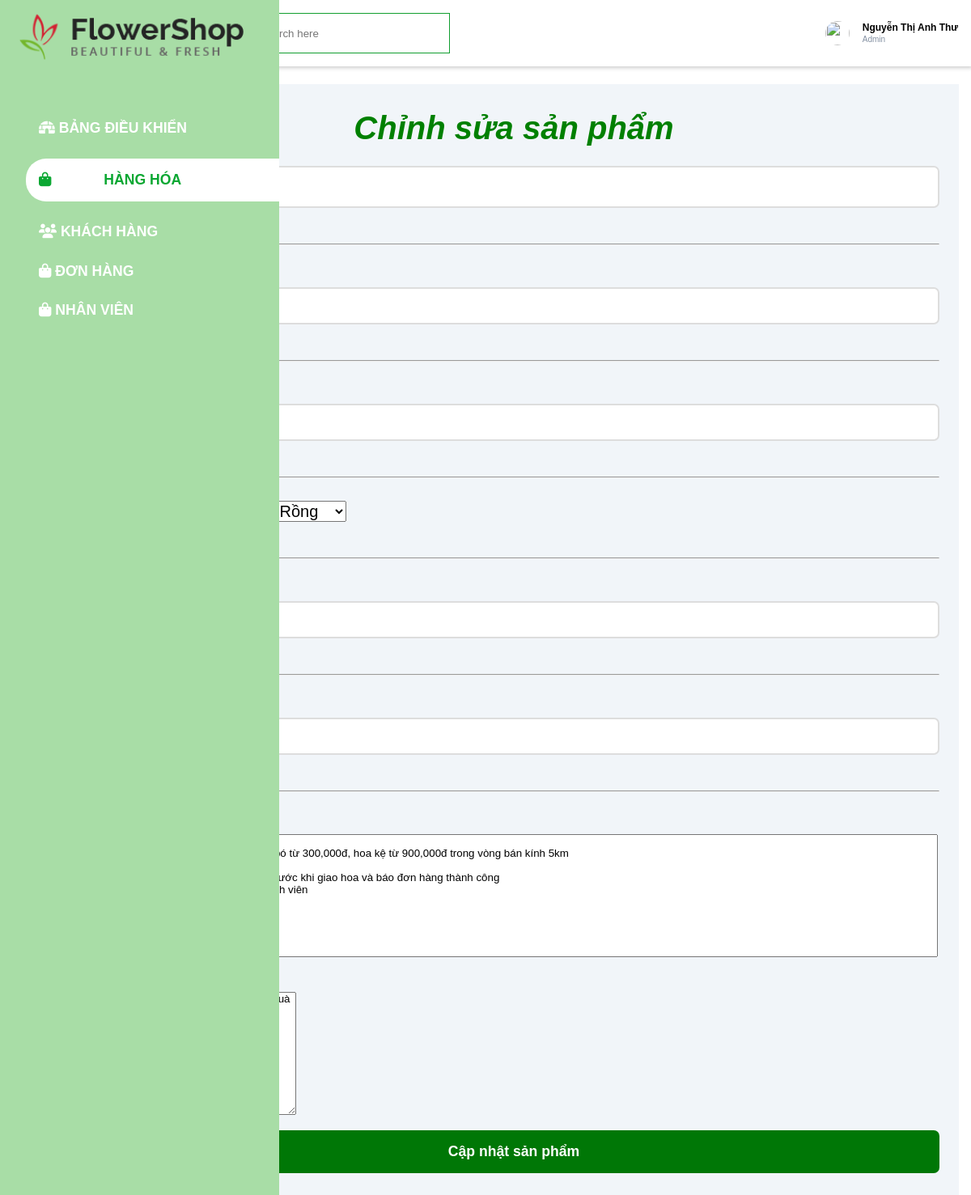
The app's page /editproduct.php?mshh=62 (signed in) with its own data.
### tables this page shows
CREATE TABLE `hanghoa` (
  `MSHH` int(11) NOT NULL,
  `TenHH` varchar(100) NOT NULL,
  `MoTaHH` text NOT NULL,
  `Gia` int(20) NOT NULL,
  `MaLoaiHH` int(11) NOT NULL,
  `SoLuongHang` int(11) NOT NULL,
  `GhiChu` text NOT NULL,
  `NgayTao` datetime NOT NULL
);

### editproduct.php (the view, shortened to what this page needs)
<!DOCTYPE html>
<html lang="en">
<head>
    <link rel="stylesheet" href="css/admin.css?v=<?php echo time(); ?>">
    <link rel="stylesheet" href="css/login.css?v=<?php echo time(); ?>">
</head>
<?php
include_once("./connect.php");
$mshh = isset($_GET['mshh']) ? $_GET['mshh'] : "";
$sql = "SELECT * FROM hanghoa WHERE MSHH='$mshh'";
$query = mysqli_query($conn, $sql);
?>
<body>
    <div class="sidebar">
        <div class="sidebar-brand">
            <img src="img/logo.png" alt="logo" height="60px">
        </div>
        <div class="sidebar-menu">
            <ul>
                <li>
                    <a href="admin.php"><span class="fas fa-igloo"></span>
                        <span>BẢNG ĐIỀU KHIỂN</span></a>
                </li>
                <li>
                    <a href="product.php" class="active"><span class="fas fa-shopping-bag"></span>
                        <span>HÀNG HÓA</span></a>
                </li>
                <li>
                    <a href="customer.php"><span class="fas fa-users"></span>
                        <span>KHÁCH HÀNG</span></a>
                </li>
                <li>
                    <a href="order.php"><span class="fas fa-shopping-bag"></span>
                        <span>ĐƠN HÀNG</span></a>
                </li>
                <li>
                    <a href="nhanvien.php"><span class="fas fa-shopping-bag"></span>
                        <span>NHÂN VIÊN</span></a>
                </li>
            </ul>
        </div>
    </div>
    <div class="main-content">
        <header>
            <h2 style="margin-top: 10px">
                <label for="nav-toggle">
                </label>
                <span id="dashboard">BẢNG ĐIỀU KHIỂN</span>
            </h2>
            <div class="search-wrapper">
                <input type="search" placeholder="Search here">
            </div>
            <div class="user-wrapper" style="cursor: pointer;">
                <img src="img/admin/AnhThu.PNG" width="30px" height="30px" alt="">
                <div>
                    <h4>Nguyễn Thị Anh Thư</h4>
                    <small>Admin</small>
                </div>
            </div>
        </header>
        <main class="edit_main">
            <form enctype="multipart/form-data" action="editproduct.php?mshh=<?php echo $mshh; ?>" method="POST">
                <?php
                if ($row = mysqli_fetch_array($query)) {
                ?>
                    <div class="edit-header">
                        <h1><b><i>Chỉnh sửa sản phẩm</i></b> </h1>
                    </div>
                    <div class="form-input-group">
                        <label class="form-label">Hình ảnh </label>
                        <input type="file" id="anh" name="anh[]" multiple class="form-input">
                    </div>
                    <br><br>
                    <hr><br><br>
                    <div class="form-input-group">
                        <label class="form-label">MSHH</label>
                        <input value="<?php echo $row['MSHH'] ?>" required type="text" id="mshh" name="mshh" class="form-input" disabled>
                    </div>
                    <br><br>
                    <hr><br><br>
                    <div class="form-input-group">
                        <label class="form-label">Tên sản phẩm</label>
                        <input value="<?php echo $row['TenHH'] ?>" required type="text" id="tenhh" name="tenhh" class="form-input" autofocus placeholder="Tên hàng hóa">
                    </div>
                    <br><br>
                    <hr><br><br>
                    <div class="form-input-group">
                        <label class="form-label">Loại sản phẩm</label>
                    </div>
                    <br><br>
                    <hr><br><br>
                    <div class="form-input-group">
                        <label for="signupPassword2" class="form-label">Giá sản phẩm</label>
                        <input value="<?php echo $row['Gia'] ?>" required min='0' type="number" id="gia" name="gia" class="form-input" autofocus placeholder="Gia san pham">
                    </div>
                    <br><br>
                    <hr><br><br>
                    <div class="form-input-group">
                        <label for="signupPassword2" class="form-label">Số lượng</label>
                        <input value="<?php echo $row['SoLuongHang'] ?>" min='0' required type="number" id="soluong" class="form-input" name="soluong" autofocus placeholder="So luong">
                    </div>
                    <br><br>
                    <hr><br><br>
                    <div class="form-input-group">
                        <label for="chitietsp" class="form-label">Mô tả sản phẩm</label>
                        <textarea name="chitietsp" id="chitietsp" cols="30" rows="10"><?= $row['MoTaHH'] ?>
                        </textarea>
                    </div>
                    <div class="form-input-group">
                        <label for="ghichu" class="form-label">Ghi chu sản phẩm</label>
                    </div>
                    <button name='updateproduct' class="form-button" type="submit">Cập nhật sản phẩm</button>
                <?php
                }
                ?>
        </main>
    </div>
</body>
</html>

### css/admin.css (style rules this page uses)
:root { --main-color: #0ba732; --color-dark: #1d2231; --text-grey: #8390a2; }
* { padding: 0; margin: 0; box-sizing: border-box; list-style-type: none; text-decoration: none; font-family: 'Poppins', sans-serif; transition: all 0.1s; }
.sidebar { width: 300px; position: fixed; left: 0; top: 0; height: 100%; background-color:rgb(168, 221, 166); z-index: 100; transition: margin-left 300ms; }
.sidebar-brand { height: 100px; padding: 2.5rem 0rem 0rem 1rem ; color: #fff; position: relative; top: -1.5rem; left: -0.5rem; }
.sidebar-menu { margin-top: 3rem; }
.sidebar-menu li { width: 100%; margin-bottom: 1.7rem; padding-left: 1rem; }
.sidebar-menu a.active span:last-child { margin-left: 60px; }
.sidebar-menu a { padding-left: 1rem; display: block; color: #fff; font-weight: bold; font-size: 1.1rem; transition: all 0.3s; }
.sidebar-menu a.active { background: #fff; padding-top: 1rem; padding-bottom: 1rem; color: var(--main-color); border-radius: 25px 0px 0px 25px; transition: all 0.3s; }
.main-content { transition: margin-left 300ms; margin-left: 345px; }
header { display: flex; justify-content: space-between; padding: 1rem; box-shadow: 2px 2px 5px rgba(0,0,0,0.2); position: fixed; left: 345px; width: calc(100% - 345px); top: 0 ; z-index: 100; background: #fff; transition: left 300ms; }
header h2 { color: #222; }
.search-wrapper { border: 1px solid rgb(17, 158, 47); height: 50px; margin-left: -500px; display: flex; align-items: center; overflow-x: hidden; width: 300px; }
.search-wrapper input { height: 100%; padding: .5rem; border: none; outline: none; }
.user-wrapper { display: flex; align-items: center; }
.user-wrapper img { border-radius: 50%; margin-right: 1rem; }
.user-wrapper small { display: inline-block; color: var(--text-grey); }
main { margin-top: 85px; padding: 2rem 1.5rem; background: #f1f5f9; min-height: calc(100vh - 90px); }
.edit_main { margin-bottom: -700px; width: 1100px; }
.edit-header { font-size: 20px; text-align: center; color: green; }
#chitietsp { width: 1050px; }
div { font-size: 12px; }
#chitietsp { resize: none; }
@media only screen and (max-width: 1200px) { .sidebar { width: 70px; } }
@media only screen and (max-width: 1200px) { .sidebar li, .sidebar .sidebar-brand { padding-left: 1rem; text-align: center; } }
@media only screen and (max-width: 1200px) { .sidebar li a { padding-left: 0rem; } }
@media only screen and (max-width: 1200px) { .sidebar li a span:last-child { display: none; } }
@media only screen and (max-width: 1200px) { .main-content { margin-left: 70px; } }
@media only screen and (max-width: 1200px) { .main-content header { width: calc(100% - 70px); left: 70px; } }

### css/login.css (style rules this page uses)
body { --color-primary: #007706; --color-primary-dark: #145700; --color-secondary: #0e3a00; --color-error: #cc3333; --color-success: #4bb544; --border-radius: 7px; margin: 0; height: 100vh; display: flex; align-items: center; justify-content: center; font-size: 18px; background: url("https://roisin.qodeinteractive.com/wp-content/uploads/2020/02/roisin-landing-background-img-1.jpg"); background-size: cover; }
.container, .form-input, .form-button { font: 500 1rem 'Quicksand', sans-serif; }
.form-input-group { margin-bottom: 1rem; }
.form-input { display: block; width: 100%; padding: 0.75rem; box-sizing: border-box; border-radius: var(--border-radius); border: 2px solid #dddddd; outline: none; background: #ffffff; transition: 0.2s; }
.form-button { width: 100%; padding: 1rem 2rem; font-weight: bold; font-size: 1.1rem; color: #ffffff; border: none; border-radius: var(--border-radius); outline: none; cursor: pointer; background: var(--color-primary); }
.form-label { font-weight: bold; font-size: 20px; color: #0f3f00; font-family: 'Roboto Condensed', sans-serif; font-style: italic; }

### records on screen
hanghoa: mshh "62", tenhh "Xương Rồng SP02", gia "400000", soluong "60", chitietsp "Giao hoa hỏa tốc trong vòng 2 – 3 giờ Miễn phí vận chuyển cho hoa giỏ, hoa bó từ 300,000đ, hoa kệ từ 900,000đ trong vòng bán kính 5km Miễn phí thiệp, băng rôn trị giá 30,000đ Nhận thiết kế thiệp miễn phí Gửi hình trước khi giao hoa và báo đơn hàng thành công Nhận nhiều ưu đãi hàng tháng cho thành viên"
